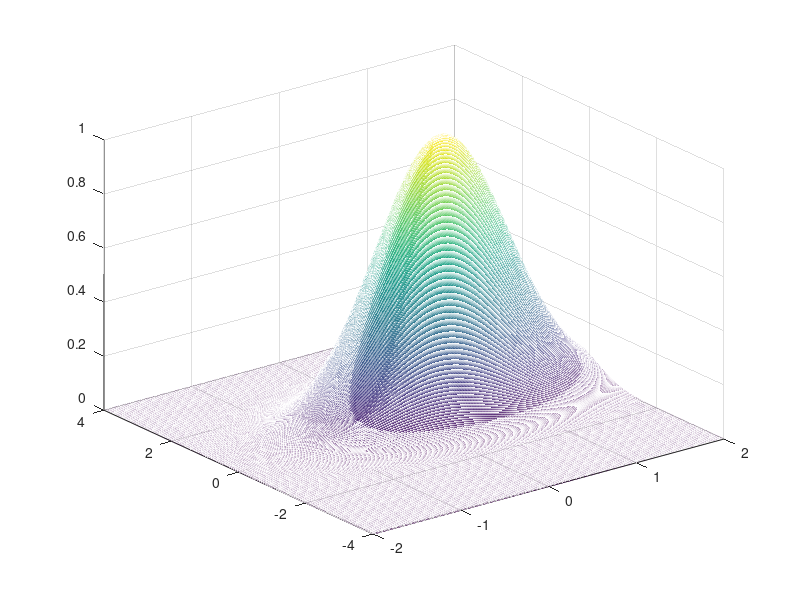

The MATLAB script that drew this image:
%[X,Y] = meshgrid(-8:.5:8);x = -2:0.01:2y = -4:0.01:4[X,Y] = meshgrid(x,y);g= exp(-((X-1/2).^2 + (Y-1/2).^2));mesh(X,Y,g);